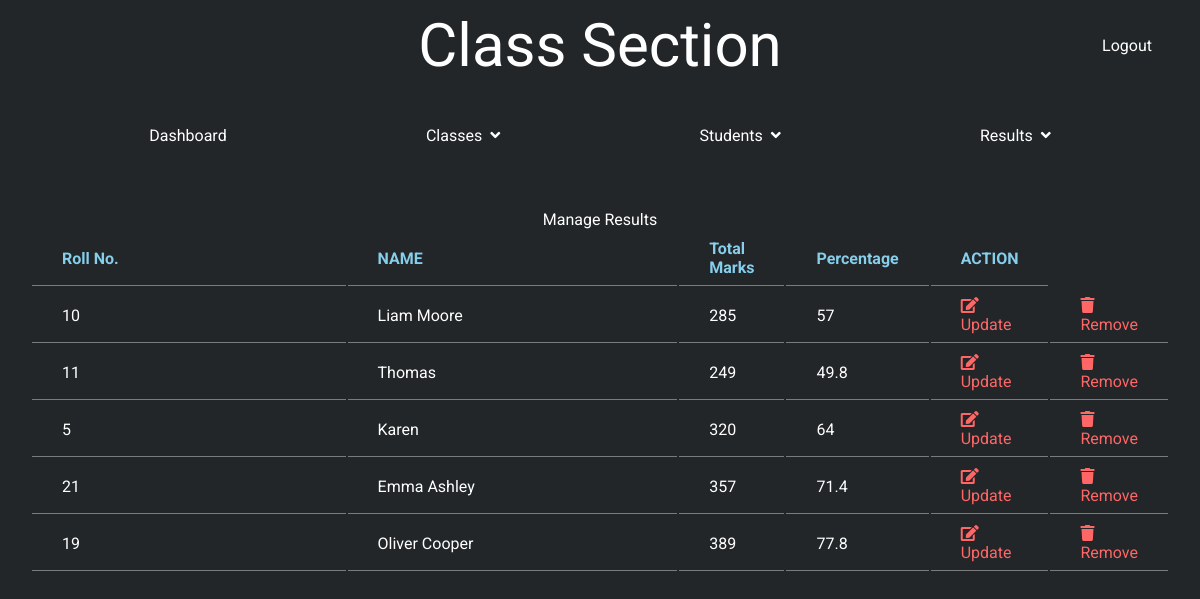
Page /update1.php (signed in) on the committed database.
### tables this page shows
CREATE TABLE `result` (
  `name` varchar(30) NOT NULL,
  `rno` int(3) NOT NULL,
  `class` varchar(30) NOT NULL,
  `p1` int(3) NOT NULL,
  `p2` int(3) NOT NULL,
  `p3` int(3) NOT NULL,
  `p4` int(3) NOT NULL,
  `p5` int(3) NOT NULL,
  `marks` int(3) NOT NULL,
  `percentage` float NOT NULL
);

### update1.php (the view, shortened to what this page needs)
<!DOCTYPE html>
<html lang="en">
<head>
    <link rel="stylesheet" href="css/home.css">
    <link rel="stylesheet" href="https://pro.fontawesome.com/releases/v5.10.0/css/all.css"/>
    <link rel="stylesheet" type='text/css' href="css/manage1.css">
</head>
<body>
    <div class="title">
        <a href="dashboard.php"><img src="./images/logo1.png" alt="" class="logo"></a>
        <span class="heading">Class Section</span>
        <a href="logout.php" style="color: white; text-decoration:none;"><span class="fa fa-sign-out"></span> Logout</a>
    </div>
    <div class="nav">
        <ul>
            <li>
                <a href="dashboard.php">Dashboard</a>
            </li>
            <li class="dropdown" onclick="toggleDisplay('1')">
                <a href="" class="dropbtn">Classes &nbsp
                    <span class="fa fa-angle-down"></span>
                </a>
            </li>
            <li class="dropdown" onclick="toggleDisplay('2')">
                <a href="#" class="dropbtn">Students &nbsp
                    <span class="fa fa-angle-down"></span>
                </a>
            </li>
            <li class="dropdown" onclick="toggleDisplay('3')">
                <a href="#" class="dropbtn">Results &nbsp
                    <span class="fa fa-angle-down"></span>
                </a>
            </li>
        </ul>
    </div>
<div id="main-content">
    <?php
      include('session.php');
      $sql = "SELECT result.rno,result.name,result.percentage,result.marks FROM result JOIN students WHERE result.name = students.name";
      $result = mysqli_query($conn, $sql) or die("Query Unsuccessful.");
      if(mysqli_num_rows($result) > 0)  {
        echo "<table>
                <caption>Manage Results</caption>
                <tr>
                <th>Roll No.</th>
                <th>NAME</th>
                <th>Total Marks</th>
                <th>Percentage</th>
                <th>ACTION</th>
                </tr>";
            while($row = mysqli_fetch_assoc($result)){
            echo "<tr>";
            echo "<td>" . $row['rno'] . "</td>";
            echo "<td>" . $row['name'] . "</td>";
            echo "<td>" . $row['marks'] . "</td>";
            echo "<td>" . $row['percentage'] . "</td>";
            echo "<td><a href='edit1.php? id=".$row['rno']."' style='color:#F66; text-decoration:none;'><span class='fa fa-edit'></span> Update</a></td>";
            echo "<td><a href='delete-result.php?rno=".$row['rno']."' style='color:#F66; text-decoration:none;'><span class='fa fa-trash'></span> Remove</a></td>";
            echo "</tr>";
           } ?>
    </table>
  <?php }else{
    echo "<h2>No Record Found</h2>";
  }
  ?>
</div>
</body>
</html>

### css/home.css (style rules this page uses)
body { margin: 0; font-family: "Roboto", sans-serif; background-color: #222629; color: white; }
.title { display: grid; grid-template-rows: 50px; grid-template-columns: 150px 1fr 150px; align-items: center; padding: 20px 0; text-align: center; }
.heading { font-size: 60px; }
ul { list-style-type: none; margin: 20px 0 0 0; padding: 0; display: flex; overflow: hidden; justify-content: space-evenly; }
li a, .dropbtn { display: inline-block; text-decoration: none; color: white; height: 40px; display: flex; align-items: center; padding: 5px 50px; }
li.dropdown { display: inline-block; }

### css/manage1.css (style rules this page uses)
table { margin: 50px 30px; }
.main table, th, td { border-collapse: collapse; text-align: left; table-layout: fixed; padding: 8px 30px; width: 50%; }
th { color: #87ceeb; }
th, td { border-bottom: 1px solid #7b7b7b; }

### rows in the picture
result: rno "10", name "Liam Moore", marks "285", percentage "57"
result: rno "11", name "Thomas", marks "249", percentage "49.8"
result: rno "5", name "Karen", marks "320", percentage "64"
result: rno "21", name "Emma Ashley", marks "357", percentage "71.4"
result: rno "19", name "Oliver Cooper", marks "389", percentage "77.8"
